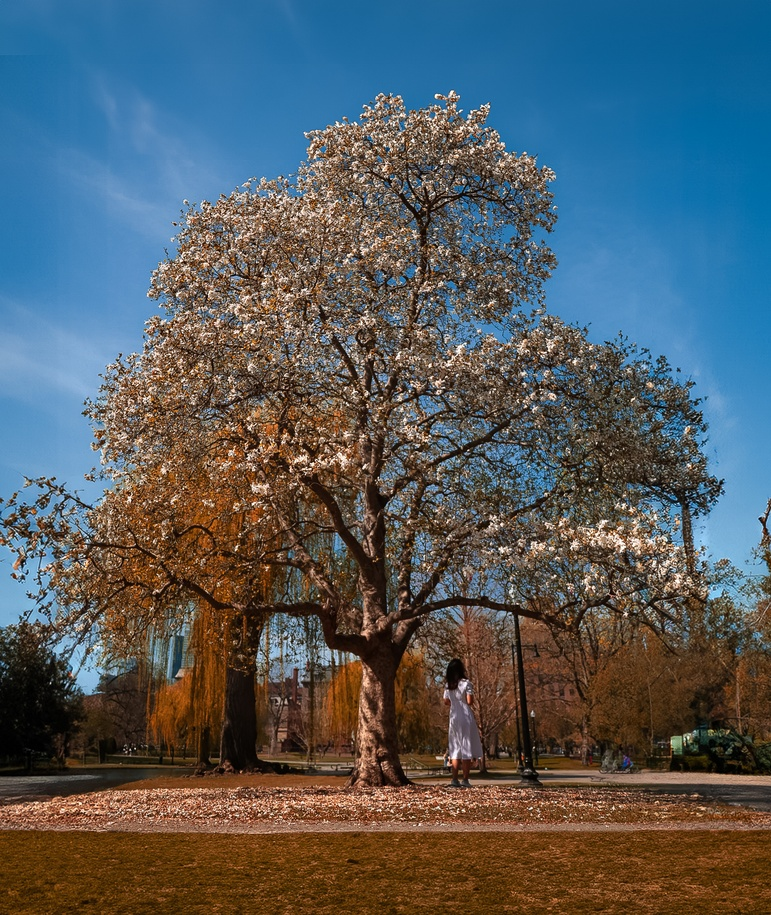
//> input picture Question_9.jpg, 771 x 915 px, shrunk from 1508 x 1790 before the run
$ ./makeHist Question_9.jpg   (built with g++ and OpenCV 4)
//> lines starting //> are read from the running program, lines starting //| are printed output that depends on the picture; after the words box and inside, x2 and y2 are one past the last pixel; in counts of white or black regions, pixels touching at a corner belong together
/*
  Bruce A. Maxwell
  Spring 2024
  CS 5330

  Generate a histogram, displaa a visualization of it.
*/


#include <cstdio>
#include <cstring>
#include <opencv2/opencv.hpp>

// Main function looks for a command line argument with the image filename
 int main(int argc, char *argv[]) {

  cv::Mat src;
  cv::Mat dst;  // viewing image
  cv::Mat hist; // histogram data

  char filename[256];
  float max;
  const int histsize = 256;

  // error checking
  if(argc < 2) {
    printf("usage: %s <image filename>\n", argv[0]);
    return(-1);
  }

  // grab the filename
  strcpy( filename, argv[1] );

  // read the file
  src = cv::imread( filename );
//> src is the input picture: 915 rows x 771 cols, CV_8UC3; mean B, G, R 96.6, 91.7, 82.8
  if( src.data == NULL ) {
    printf("error: unable to read filename %s\n", filename);
    return(-2);
  }

  // initialize the histogram (use floats so we can make probabilities)
  hist = cv::Mat::zeros( cv::Size( histsize, histsize ), CV_32FC1 );

  // keep track of largest bucket for visualization purposes
  max = 0;

  // loop over all pixels
  for( int i=0;i<src.rows;i++) {
    cv::Vec3b *ptr = src.ptr<cv::Vec3b>(i); // pointer to row i
    for(int j=0;j<src.cols;j++) {

      // get the RGB values
      float B = ptr[j][0];
      float G = ptr[j][1];
      float R = ptr[j][2];

      // compute the r,g chromaticity
      float divisor = R + G + B;
      divisor = divisor > 0.0 ? divisor : 1.0; // check for all zeros
      float r = R / divisor;
      float g = G / divisor;

      // compute indexes, r, g are in [0, 1]
      int rindex = (int)( r * (histsize - 1) + 0.5 );
      int gindex = (int)( g * (histsize - 1) + 0.5 );

      // increment the histogram
      hist.at<float>(rindex, gindex)++;

      // keep track of the size of the largest bucket (just so we know what it is)
      float newvalue = hist.at<float>(rindex, gindex);
      max = newvalue > max ? newvalue : max;
    }
  }
//> this loop made 915 passes
//> max on passes 1 to 3: 50, 105, 163
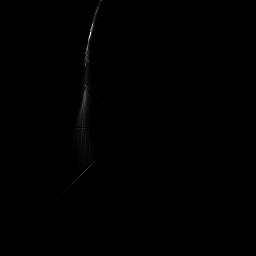
//> hist: 256 rows x 256 cols, CV_32FC1; min 0, max 5500, mean 10.8; drawn with min black and max white
//> after the loop, max = 5500

  // print information
  printf("The largest bucket has %d pixels in it\n", (int)max );
//| The largest bucket has 5500 pixels in it

  // histogram is complete
  // normalize the histogram by the number of pixels
  hist /= (src.rows * src.cols); // divides all elements of a cv::Mat by a scalar
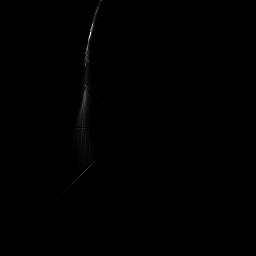
//> hist: 256 rows x 256 cols, CV_32FC1; 9.39% of pixels changed, all inside (x1, y1, x2, y2) = (0, 0, 256, 256); drawn with min black and max white

  // the chromaticity histogram is ready for saving as a feature vector now

  // make a visualization of a histogram
  // color each bin by its chromaticity and weight
  dst.create( hist.size(), CV_8UC3 );
  for(int i=0;i<hist.rows;i++) {
    cv::Vec3b *ptr = dst.ptr<cv::Vec3b>(i);
    float *hptr = hist.ptr<float>(i);
    for(int j=0;j<hist.cols;j++) {
      if( i + j > hist.rows ) {
	ptr[j] = cv::Vec3b( 200, 120, 60 ); // default color
	continue;
      }

      float rcolor = (float)i / histsize;
      float gcolor = (float)j / histsize;
      float bcolor = 1 - (rcolor + gcolor);

      ptr[j][0] = hptr[j] > 0 ? hptr[j] * 128 + 128 * bcolor : 0 ;
      ptr[j][1] = hptr[j] > 0 ? hptr[j] * 128 + 128 * gcolor : 0 ;
      ptr[j][2] = hptr[j] > 0 ? hptr[j] * 128 + 128 * rcolor : 0 ;
    }
  }
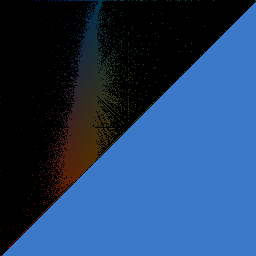
//> dst: 256 rows x 256 cols, CV_8UC3; mean B, G, R 101.8, 63.3, 34.6

  // whole histogram is in the range [0, 1]
  cv::imshow( "Histogram", dst );

  // can save the histogram to a file if you want

  cv::waitKey(0);

  return(0);
}
